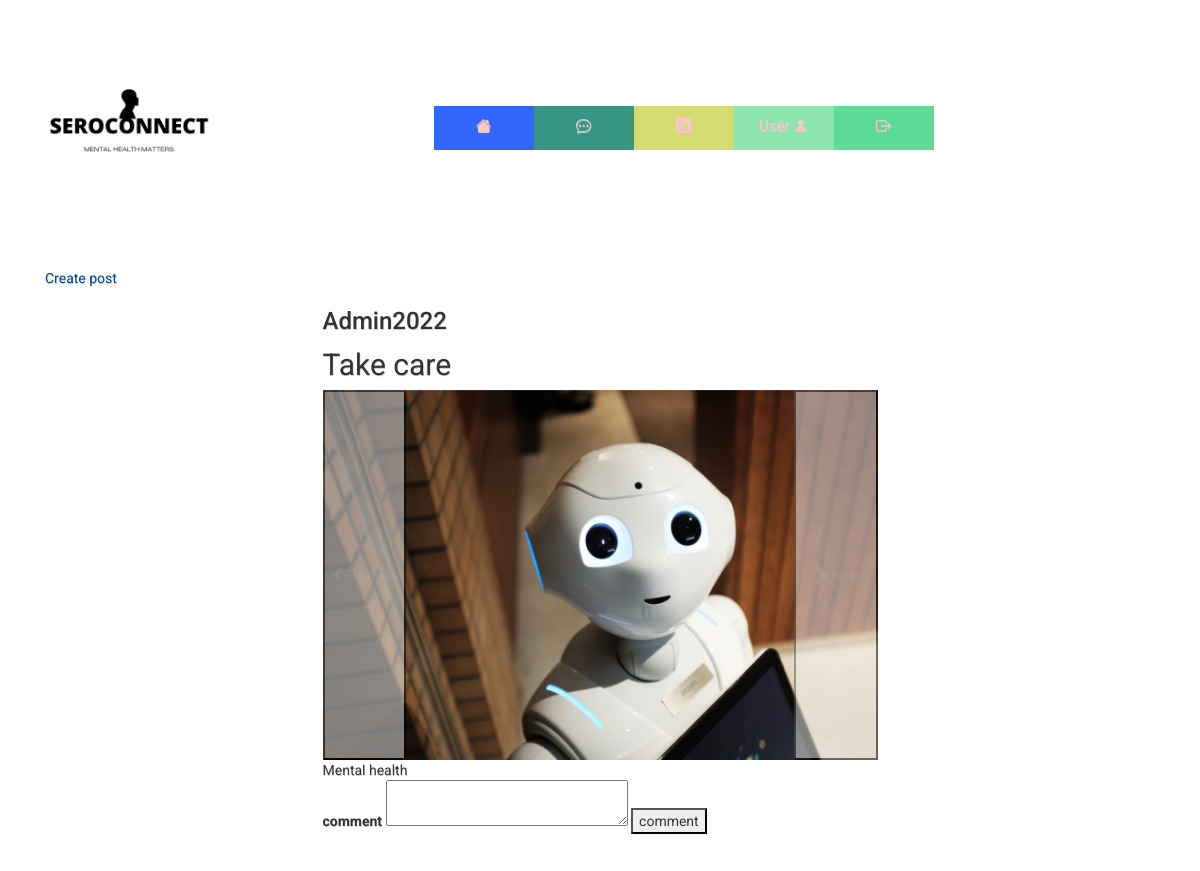
Page /comments/10?userid=1 (signed in) on the committed database.
### website/database/models.py (models this page shows)
class User(db.Model, UserMixin):
    id=db.Column(db.Integer,primary_key=True)
    email=db.Column(db.String(150),unique=True)
    password=db.Column(db.String(150))
    username=db.Column(db.String(150),unique=True)
    date=db.Column(db.DateTime(timezone=True), default=func.now())
    userimage=db.Column(db.String(150))
    activation=db.Column(db.Boolean,nullable=False,default=False)
    Admin=db.Column(db.Boolean,default=False)
    Post = db.relationship("Post", back_populates="owner",cascade='delete')

class Post(db.Model):
    id=db.Column(db.Integer,primary_key=True)
    title = db.Column(db.String(100), nullable=False)
    content = db.Column(db.Text)
    user_id = db.Column(db.Integer, db.ForeignKey("user.id"))
    date=db.Column(db.DateTime(timezone=True), default=func.now())
    anonymous=db.Column(db.Boolean,nullable=False,default=False)
    owner=db.relationship('User',back_populates='Post')
    comments=db.relationship('Comment',back_populates='post',cascade='delete')
    image=db.relationship('Image',back_populates='post',cascade='delete')

class Image(db.Model):
    id=db.Column(db.Integer,primary_key=True)
    image=db.Column(db.String(150))
    post=db.relationship('Post', back_populates='image')
    post_id = db.Column(db.Integer, db.ForeignKey('post.id'))

### website/post/comments/comments.py (the view)
@comments.route('/comments/<postid>',methods=['GET'])
@login_required
@check_confirmed
def show_comments(postid):
    page=request.args.get('page',1,type=int)
    comments=Comment.query.filter(Comment.post_id==postid).order_by(Comment.date.desc()).paginate(page=page,per_page=3)
    post=Post.query.filter_by(id=postid).first()
    if "hx_request"  in request.headers:
        return render_template("forum/showcomments.html",comments=comments,postuser=User,user=current_user,post=post,postimage=Image)
    return render_template("forum/comments.html",comments=comments,postuser=User,user=current_user,post=post,postimage=Image)

### website/__init__.py (called while the page is built)
@login_manager.user_loader
def load_user(id):
    return User.query.get(int(id))

### website/templates/forum/comments.html (shortened to what this page needs)
{% extends "base.html" %} {% block title %}SeroConnect{% endblock %}{% block content%}
<a href="{{url_for('post.createpost')}}">Create post</a>
<section class="post offset-md-3">
      <div class="posthead">
        <div class="name">
          {% if post.anonymous==False %}
          <h3>{{postuser.query.filter_by(id=post.user_id).first().username }}</h3>
          {%else%}
          <h3>Anonymous</h3>
          {%endif%}
        </div>
  <div>
    <div class="title">
      {{post.title}}
    </div>
    <div class="images">
      {% set images=postimage.query.filter(postimage.post_id==post.id).all()%}
      {%if images%}
      {%if images|length>1%}
      <div id="carouselExampleControls" class="carousel slide" data-bs-ride="carousel">
        <div class="carousel-inner">
          {%for image in images %}
          <div class="carousel-item active">
            <img src="{{url_for('static',filename='images/'+image.image)}}"  class="d-block w-100 {% if loop.counter == 1 %} active {% endif %}"  alt="">
          </div>
          {%endfor%}
        </div>
        <button class="carousel-control-prev" type="button" data-bs-target="#carouselExampleControls" data-bs-slide="prev">
          <span class="carousel-control-prev-icon" aria-hidden="true"></span>
          <span class="visually-hidden">Previous</span>
        </button>
        <button class="carousel-control-next" type="button" data-bs-target="#carouselExampleControls" data-bs-slide="next">
          <span class="carousel-control-next-icon" aria-hidden="true"></span>
          <span class="visually-hidden">Next</span>
        </button>
      </div>
      {%else%}
      <div class="image-display">
        <img src="{{url_for('static',filename='images/'+images[0].image)}}"  alt="">
      </div>
    </div>
     {%endif%}
    {% endif %}
    {{post.content}}
    <form action="{{url_for('comments.createcomment',postid=post.id,userid=current_user.id)}}" method="POST" class="createcommentform">
      <div class="form-group">
        <label for="comment">comment</label>
        <textarea id="commenttext" name="comment" rows="2" cols="30"></textarea>
        <button id="createcomment" action="submit">comment</button>
      </div>
    </form>
    {% include 'forum/showcomments.html' %}
  </div>
</section>
{% endblock %}

### website/static/css/styles.css (style rules this page uses)
body { background-color: white; font-family: 'Roboto', sans-serif; text-shadow: .5px .5px 0#CCCCCC; padding-bottom:20px; }
section.post { width:50%; }
div.title { font-family: 'Roboto', sans-serif; font-size: 30px; padding-bottom:3px; }
.name { width: 200px; }
.posthead { position: relative; display: inline-block; }
a { color: #024794; }
:root { --red: hsl(0, 78%, 62%); --cyan: hsl(180, 62%, 55%); --orange: hsl(34, 97%, 64%); --blue: hsl(212, 86%, 64%); --varyDarkBlue: hsl(234, 12%, 34%); --grayishBlue: hsl(229, 6%, 66%); --veryLightGray: hsl(0, 0%, 98%); --weight1: 200; --weight2: 400; --weight3: 600; }
img { float: right; }

### rows in the picture
User: query.filter_by "Admin2022"
Post: title "Take care", content "Mental health"
Image: image (picture)
